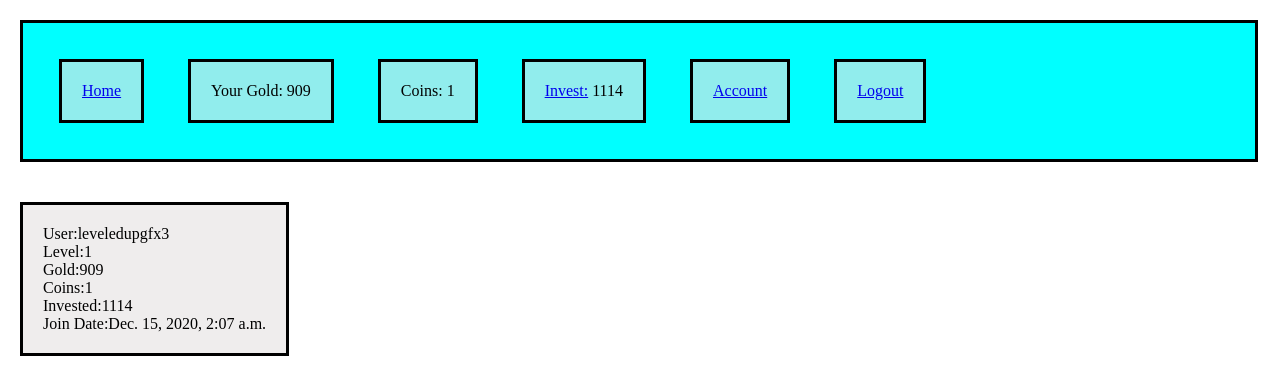
The page /display_account (signed in) on the database as committed earlier.
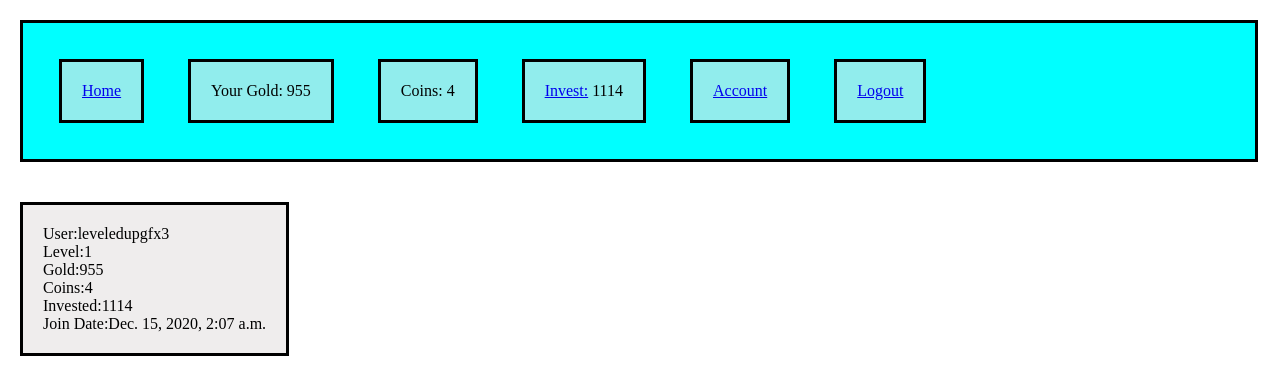
The same page on the database as committed later.
### app1/models.py (models this page shows)
class User(models.Model):
    email = models.CharField(max_length=100)
    username =models.CharField(max_length=100)
    password = models.CharField(max_length=100)
    account_balance = models.IntegerField()
    coins = models.IntegerField()
    invested_balance = models.IntegerField()
    date_joined = models.DateTimeField(auto_now_add=True)
    investment_click_counter = models.IntegerField()
    coin_click_counter = models.IntegerField()
    level = models.IntegerField()
    objects = UserManager()

### app1/views.py (the view)
# urls.py: path('display_account',views.display_account),
def display_account(request):
    user = User.objects.get(id=request.session['user_id'])
    context = {
    "user":user
}
    return render(request,"display_account.html",context)

### app1/templates/display_account.html (shortened to what this page needs)
<!DOCTYPE html>
<html>
  <head>
    {% load static %}
    <link rel="stylesheet" href="{% static 'css/invest.css' %}">
  </head>
  <body>
    <div id='above_wrapper'>
      <div><p><a href='/'>Home</a> </p></div>
          <div><p>Your Gold: {{user.account_balance}}</p></div>
          <div><p>Coins: {{user.coins}}</p></div>
          <div><p><a href='/display_invest'>Invest:</a> {{user.invested_balance}}</p></div>
          <div><p><a href='/display_account'>Account</a></p></div>
          <div><p><a href='/logout'>Logout</a></p></div>
    </div>
  <div>
      <p>User:{{user.username}}</p>
      <p>Level:{{user.level}}</p>
      <p>Gold:{{user.account_balance}}</p>
      <p>Coins:{{user.coins}}</p>
      <p>Invested:{{user.invested_balance}}</p>
      <p>Join Date:{{user.date_joined}}</p>
  </div>
  </body>
</html>

Rows that differ between the two databases and show on the page:
changed User "leveledupgfx3": account_balance "909" → "955"; coins "1" → "4"
